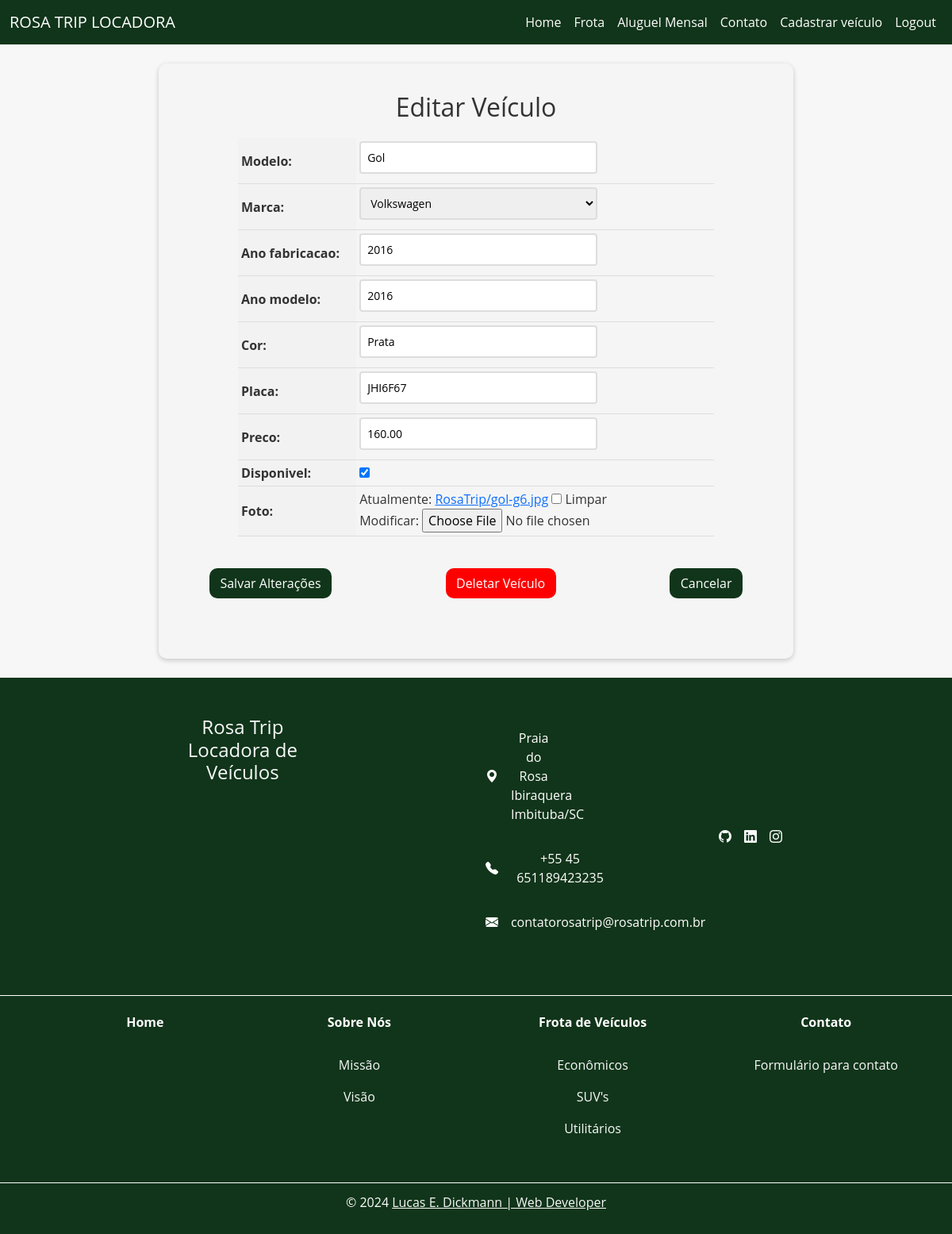
The app's page /veiculo/6/editar/ (signed in), older data.
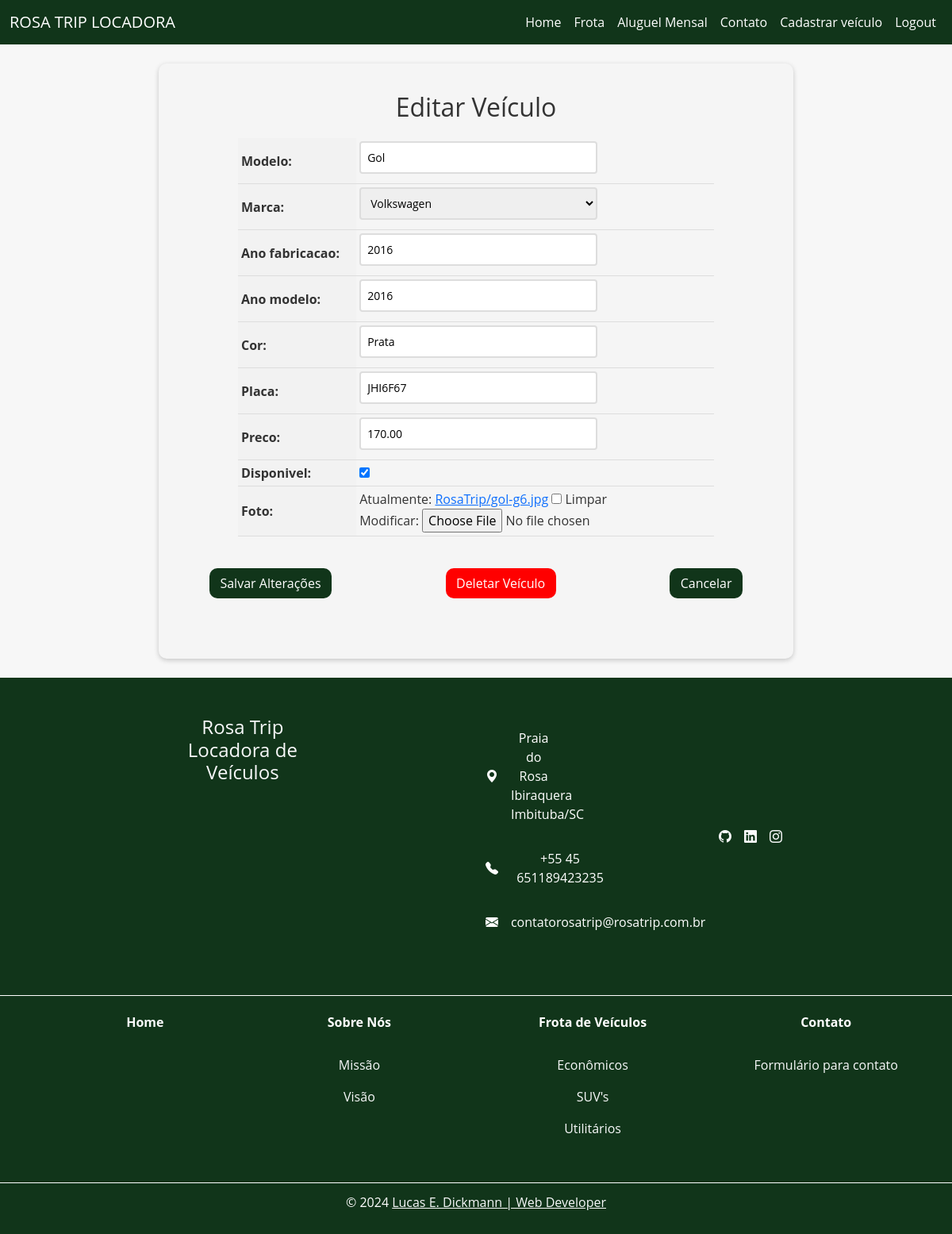
The same page, newer data.
### RosaTrip/models.py (models this page shows, shortened)
class Veiculo(models.Model):
    id = models.AutoField(primary_key=True)
    modelo = models.CharField(max_length=100)
    marca = models.ForeignKey(Marca, on_delete=models.PROTECT, related_name='marca_veiculo')
    ano_fabricacao = models.IntegerField(blank=True, null=True)
    ano_modelo = models.IntegerField(blank=True, null=True)
    cor = models.CharField(max_length=50)
    placa = models.CharField(max_length=7, unique=True)
    preco = models.DecimalField(max_digits=10, decimal_places=2)
    disponivel = models.BooleanField(default=True)
    foto = models.ImageField(upload_to='RosaTrip/', null=True, blank=True)

### RosaTrip/views.py (the view, shortened to what this page needs)
# urls.py: path('veiculo/<int:pk>/editar/', RosaTrip.views.VeiculoUpdateView.as_view(), name='edit-veiculo'),
@method_decorator(login_required(login_url='login'), name='dispatch')
class VeiculoUpdateView(UpdateView):
    model = Veiculo
    form_class = VeiculoModelForm
    template_name = 'edit-veiculo.html'

### RosaTrip/forms.py
class VeiculoModelForm(forms.ModelForm):
    class Meta:
        model = Veiculo
        fields = '__all__'

### RosaTrip/models.py (called while the page is built)
    def __str__(self):
        return self.nome

### RosaTrip/templates/edit-veiculo.html (shortened to what this page needs)
{% extends "base.html" %}
{% block content %}
    <form method="POST" enctype="multipart/form-data">
        <h1>Editar Veículo</h1>
        <table>
            {{ form.as_table }}
        </table>
        <div class="buttons-container">
            <input type="submit" value="Salvar Alterações" class="btn btn-success">
            <a href="{% url 'del-veiculo' pk=object.pk %}" class="btn btn-danger">Deletar Veículo</a>
            <a href="{% url 'frota' %}" class="btn btn-success">Cancelar</a>
        </div>
    </form>
{% endblock %}

Row changes from the older to the newer data that the page shows:
changed Veiculo "Gol": preco "160.00" → "170.00"
